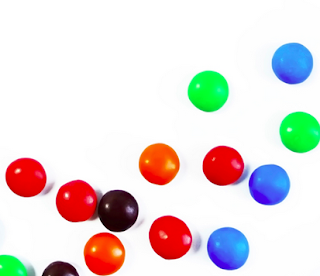
#> input picture data/smarties.png, 320 x 276 px
$ python 11.object_detection_with_HSV.py
#> lines starting #> are read from the running program, lines starting #| are printed output that depends on the picture; after the words box and inside, x2 and y2 are one past the last pixel; in counts of white or black regions, pixels touching at a corner belong together
# rule  if you want to make object detection withe the color the best way is to use HSV color space
#HSV means Hue, Saturation and Value
#Hue is the color type, Saturation is the intensity of the color and Value is the brightness of the color
#In this code we will use the HSV color space to detect the color of the object in the image
import cv2

import numpy as np


def nothing(x):

    pass


cv2.namedWindow("Tracking")

cv2.createTrackbar("LH", "Tracking", 0, 255, nothing)
#> slider 'LH' is set to 51

cv2.createTrackbar("LS", "Tracking", 0, 255, nothing)
#> slider 'LS' is set to 51

cv2.createTrackbar("LV", "Tracking", 0, 255, nothing)
#> slider 'LV' is set to 51

cv2.createTrackbar("UH", "Tracking", 255, 255, nothing)

cv2.createTrackbar("US", "Tracking", 255, 255, nothing)

cv2.createTrackbar("UV", "Tracking", 255, 255, nothing)


while True:

    frame = cv2.imread('data/smarties.png')
#> frame is the input picture: shape (276, 320, 3); mean B, G, R 219.2, 220.4, 228.9


    hsv = cv2.cvtColor(frame, cv2.COLOR_BGR2HSV)
#> hsv: shape (276, 320, 3); mean H, S, V 27.5, 46, 246.9


    l_h = cv2.getTrackbarPos("LH", "Tracking")

    l_s = cv2.getTrackbarPos("LS", "Tracking")

    l_v = cv2.getTrackbarPos("LV", "Tracking")


    u_h = cv2.getTrackbarPos("UH", "Tracking")

    u_s = cv2.getTrackbarPos("US", "Tracking")

    u_v = cv2.getTrackbarPos("UV", "Tracking")


    l_b = np.array([l_h, l_s, l_v])

    u_b = np.array([u_h, u_s, u_v])


    mask = cv2.inRange(hsv, l_b, u_b) # Threshold the HSV image to get only the desired colors
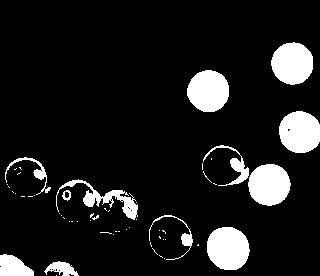
#> mask: shape (276, 320); 11.1% white; 56 white regions (44 under 20 px), largest, box (x1, y1, x2, y2) and area: (207, 227, 250, 270) 1475, (271, 42, 313, 85) 1397, (248, 164, 291, 206) 1397
                                      #this will create a mask of the desired color in the image

    res = cv2.bitwise_and(frame, frame, mask=mask)
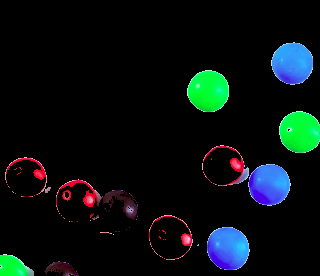
#> res: shape (276, 320, 3); mean B, G, R 16.6, 16.4, 8


    cv2.imshow("frame", frame)

    cv2.imshow("mask", mask)

    cv2.imshow("res", res)


    key = cv2.waitKey(1)
#> (key Esc is pressed here)

    if key == 27:  #esc key to exit

        break


cv2.destroyAllWindows() #colse window

$ run again, with data/Arabic_OCR.png copied over data/smarties.png
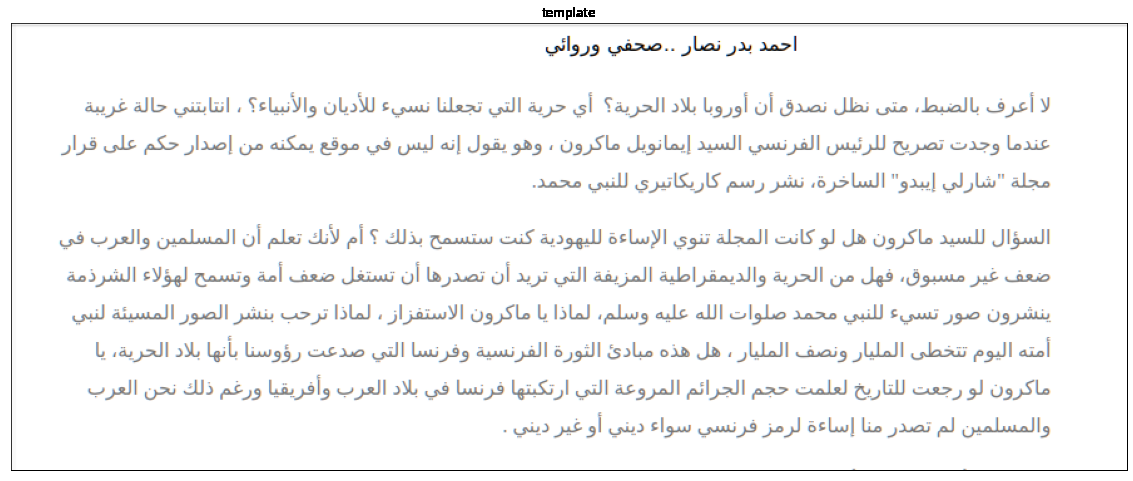
#> input picture data/Arabic_OCR.png, 1133 x 481 px
#> frame is the input picture: shape (481, 1133, 3); mean B, G, R 246.3, 246.3, 246.3
#> hsv: shape (481, 1133, 3); mean H, S, V 8.9, 4.2, 248
#> `mask = cv2.inRange(hsv, l_b, u_b)`:
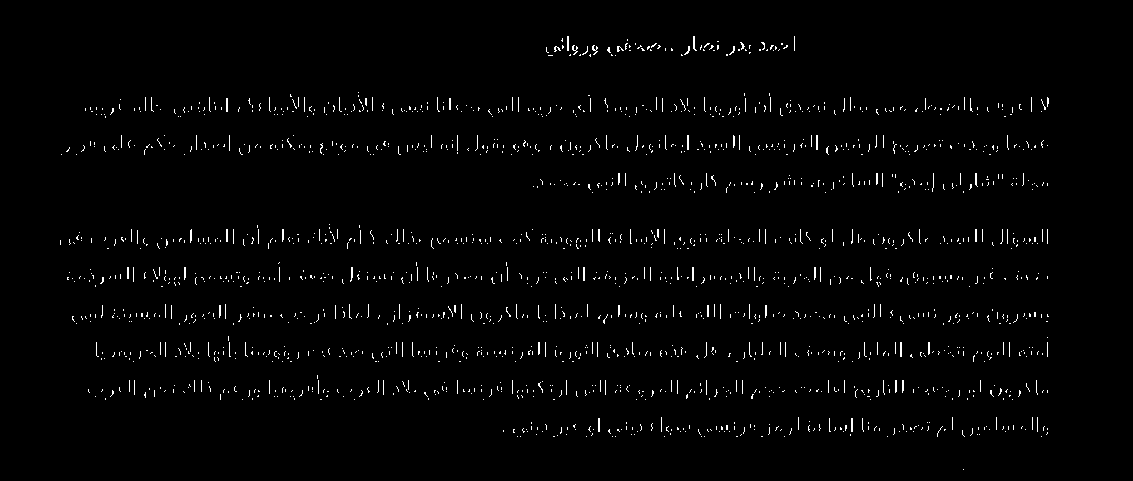
#> mask: shape (481, 1133); 1.6% white in thin lines or dots, all inside (x1, y1, x2, y2) = (60, 36, 1049, 470)
#> `res = cv2.bitwise_and(frame, frame, mask=mask)`:
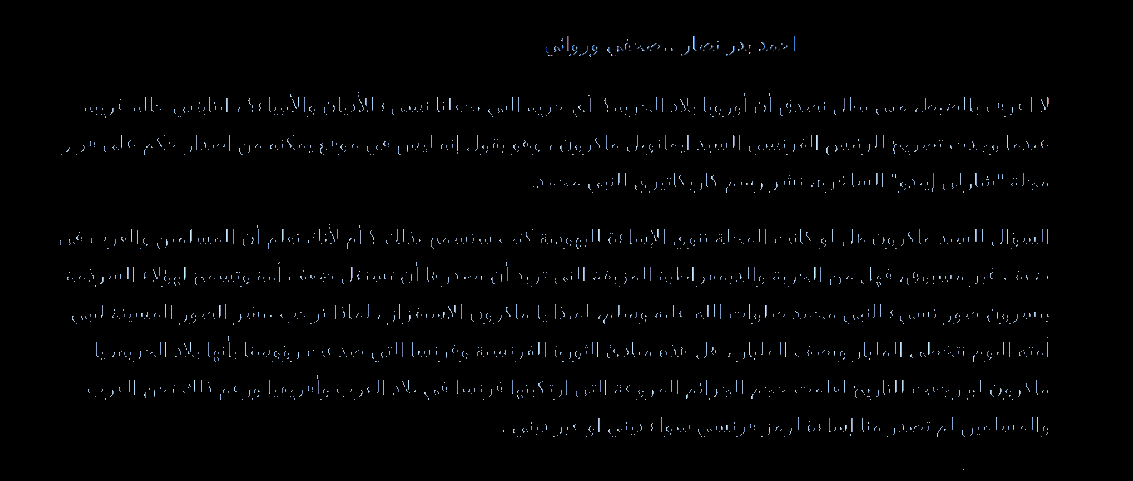
#> res: shape (481, 1133, 3); mean B, G, R 3.4, 2.9, 2.4

$ run again, with data/Distance-Measurement.png copied over data/smarties.png
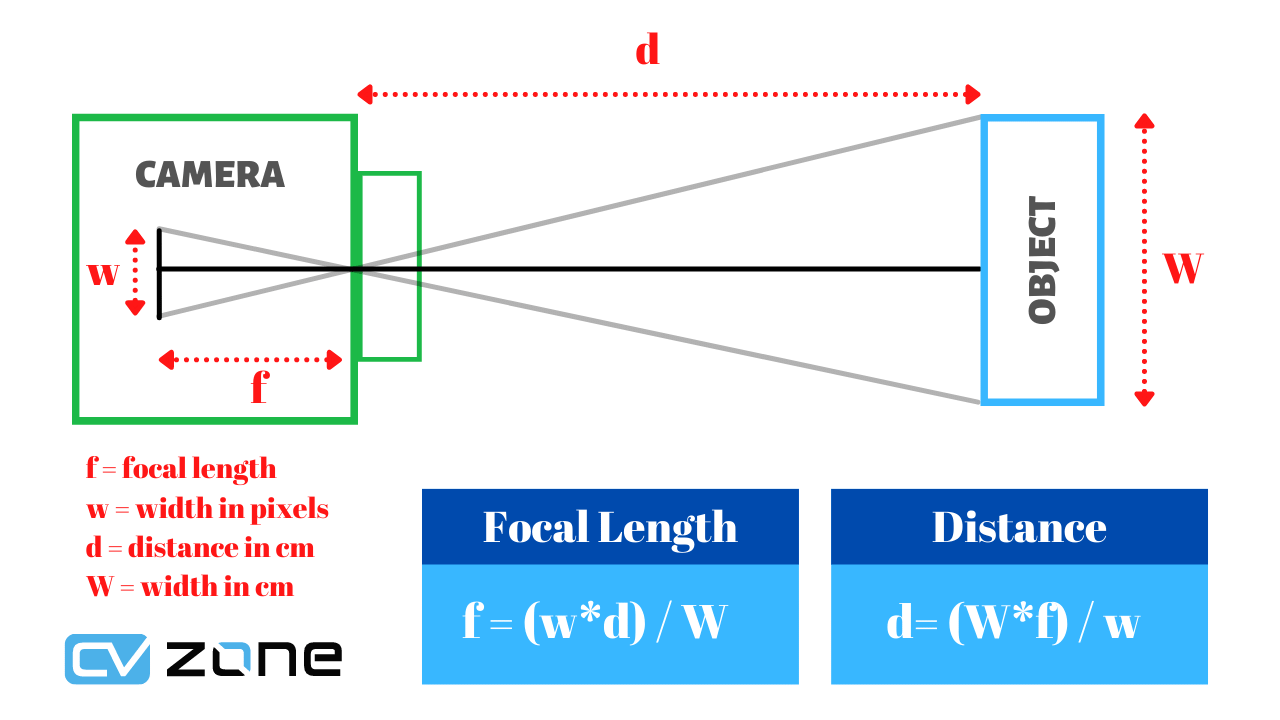
#> input picture data/Distance-Measurement.png, 1280 x 720 px
#> frame is the input picture: shape (720, 1280, 3); mean B, G, R 241.6, 230.2, 214.3
#> hsv: shape (720, 1280, 3); mean H, S, V 17.8, 40, 246
#> `mask = cv2.inRange(hsv, l_b, u_b)`:
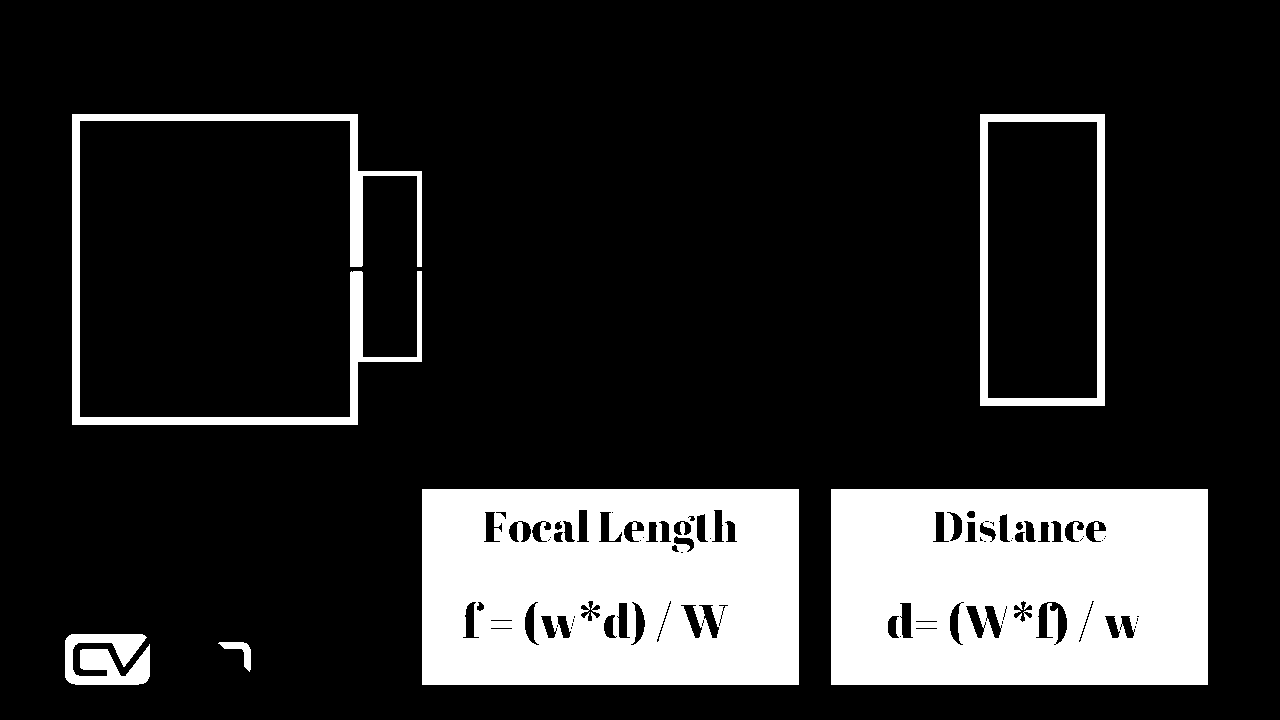
#> mask: shape (720, 1280); 17.3% white; 7 white regions, largest, box (x1, y1, x2, y2) and area: (831, 489, 1208, 685) 69331, (422, 489, 799, 685) 68298, (72, 114, 422, 425) 11400
#> `res = cv2.bitwise_and(frame, frame, mask=mask)`:
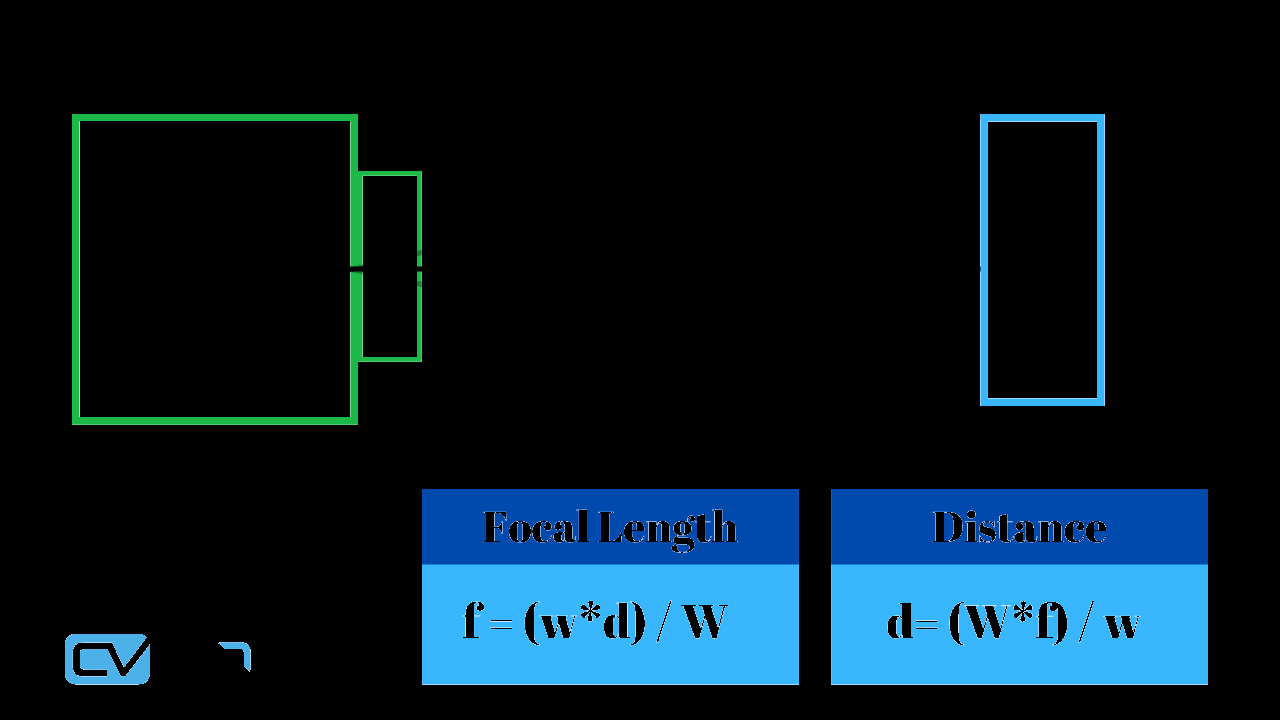
#> res: shape (720, 1280, 3); mean B, G, R 37.2, 25.7, 6.9
